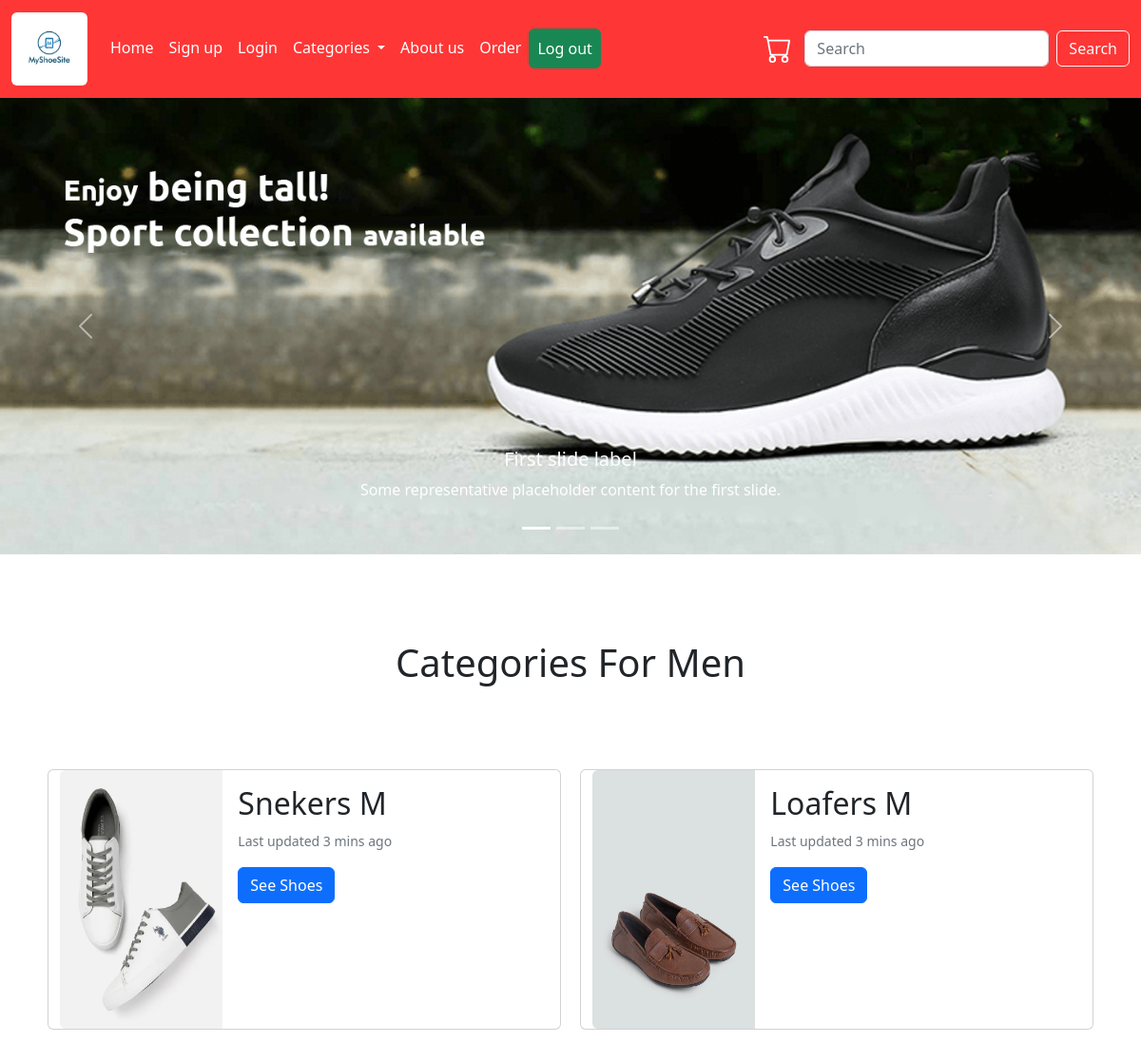
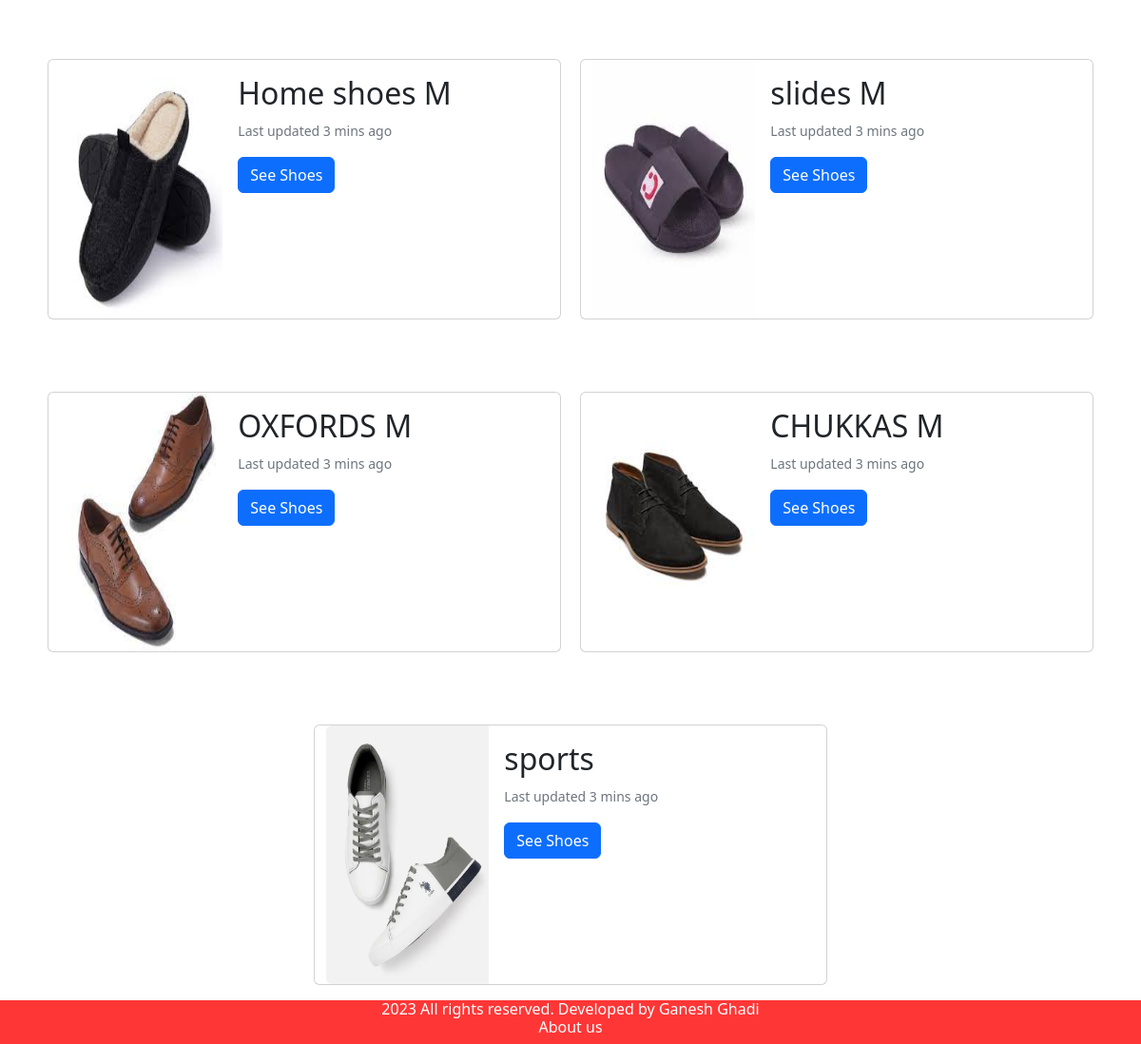
Screenshot of /men.php (signed in) with the database file from the repository (2 pictures, top to bottom).
### tables this page shows
CREATE TABLE `tbl_category` (
  `id` int(10) UNSIGNED NOT NULL,
  `title` varchar(100) NOT NULL,
  `image_name` varchar(255) NOT NULL,
  `featured` varchar(10) NOT NULL,
  `active` varchar(10) NOT NULL,
  `category_name` varchar(50) NOT NULL
);

### men.php (the view, shortened to what this page needs)
<?php include('partials-front/menu.php');  ?>
    <div class="container">
        <div class="row justify-content-evenly">
            <div class="col-md-12"  style="margin-top:90px;   margin-bottom:20px;">
                <h1 class="text-center">Categories For Men</h1>
            </div>
        </div>
        <div class="row justify-content-evenly">
         <?php
            $sql = "SELECT * FROM tbl_category WHERE category_name = 'Men' AND featured = 'Yes' AND active = 'Yes'";
            $res = mysqli_query($conn, $sql);
            $count = mysqli_num_rows($res);
            if($count>0)
            {
               while($row = mysqli_fetch_assoc($res))
               {
                $id = $row['id'];
                $title = $row['title'];
                $image_name = $row['image_name'];
                ?>
                      <div class="card mb-3" style="max-width: 540px; margin-top: 60px;">
                     <div class="row g-0">
                     <div class="col-lg-4 align-self-center">
                      <?php
                        if($image_name=="")
                        {
                          echo "<div class='text-danger'>image not available</div>";
                        }
                        else
                        {
                            ?>
                              <img src="<?php echo SITEURL; ?>images/category/<?php echo $image_name; ?>" class="img-fluid rounded-start" style="height: 17rem; width:23rem;">
                            <?php
                        }
                         ?>
                     </div>
                      <div class="col-lg-8 self-align-center">
                       <div class="card-body">
                      <h2 class="card-title"><?php echo $title; ?></h2>
                      <p class="card-text"><small class="text-muted">Last updated 3 mins ago</small></p>
                      <a href="<?php echo SITEURL; ?>shoes.php?category_id=<?php echo $id; ?>" class="btn btn-primary">See Shoes</a>
                       </div>
                      </div>
                      </div>
                      </div>
                <?php
               }
            }
            else
            {
               echo "<div class='text-danger'>Categories not available</div>";
            }
          ?>
          </div>
</div>
<?php include('partials-front/footer.php');  ?>

### partials-front/menu.php (shortened to what this page needs)
<!doctype html>
<html lang="en">
  <head>
      <link rel="stylesheet" href="demo.css">
    <link href="https://cdn.jsdelivr.net/npm/bootstrap@5.2.3/dist/css/bootstrap.min.css" rel="stylesheet">
  </head>
  <body>
          <nav class="navbar navbar-expand-lg navbar-dark " style="background-color: #ff3636;">
      <div class="container-fluid">
        <a class="navbar-brand" href="#">
          <img class="rounded" src="images/logo2.jpeg" width="80px;" alt="logo of a shoe">
        </a>
        <div class="collapse navbar-collapse" id="navbarSupportedContent">
          <ul class="navbar-nav me-auto mb-2 mb-lg-0">
            <li class="nav-item">
              <a class="nav-link active" aria-current="page" href="<?php echo SITEURL; ?>">Home</a>
            </li>
             <li class="nav-item">
              <a class="nav-link" href="<?php echo SITEURL; ?>signup.php">Sign up</a>
            </li>
            <li class="nav-item">
              <a class="nav-link" href="<?php echo SITEURL; ?>login.php">Login</a>
            </li>
            <li class="nav-item dropdown">
              <a class="nav-link dropdown-toggle" href="#" role="button" data-bs-toggle="dropdown" aria-expanded="false">
                Categories
              </a>
            </li>
            <li class="nav-item">
            <a class="nav-link" href="<?php echo SITEURL; ?>Contact-us.php">About us</a>
            </li>
            <li class="nav-item">
            <a class="nav-link" href="<?php echo SITEURL; ?>order-front.php">Order</a>
            </li>
           <li class="nav-item">
              <a class="nav-link btn btn-success" href="<?php echo SITEURL; ?>logout.php">Log out</a>
            </li>
          </ul>
            <a class="" href="<?php echo SITEURL; ?>cart.php"> <li class="nav-item btn">
              </li> </a>
          <form action="<?php echo SITEURL; ?>shoes-search.php" method="POST"   class="d-flex" role="search">
            <input class="form-control me-2" type="search" name="search" placeholder="Search" aria-label="Search" required>
            <input class="btn btn-outline-light" type="submit" value="Search" name="submit">
          </form>
        </div>
      </div>
    </nav>
     <div id="carouselExampleCaptions" class="carousel slide" data-bs-ride="false">
      <div class="carousel-indicators">
        <button type="button" data-bs-target="#carouselExampleCaptions" data-bs-slide-to="0" class="active" aria-current="true" aria-label="Slide 1"></button>
        <button type="button" data-bs-target="#carouselExampleCaptions" data-bs-slide-to="1" aria-label="Slide 2"></button>
        <button type="button" data-bs-target="#carouselExampleCaptions" data-bs-slide-to="2" aria-label="Slide 3"></button>
      </div>
      <div class="carousel-inner">
        <div class="carousel-item active">
          <img src="images/slider_img5.png" class="d-block w-100" style="width: auto; height: 30rem;"  alt="..." >
          <div class="carousel-caption d-none d-md-block">
            <h5>First slide label</h5>
            <p>Some representative placeholder content for the first slide.</p>
          </div>
        </div>
      </div>
      <button class="carousel-control-prev" type="button" data-bs-target="#carouselExampleCaptions" data-bs-slide="prev">
        <span class="carousel-control-prev-icon" aria-hidden="true"></span>
      </button>
      <button class="carousel-control-next" type="button" data-bs-target="#carouselExampleCaptions" data-bs-slide="next">
        <span class="carousel-control-next-icon" aria-hidden="true"></span>
      </button>
    </div>

### partials-front/footer.php (shortened to what this page needs)
 <div class="container-fluid">
           <div class="row">
            <div class="col-12 text-white  " style="background-color: #ff3636; text-align: center">
                 <h6 class="f">2023 All rights reserved. Developed by Ganesh Ghadi
            <a class="nav-link" href="<?php echo SITEURL; ?>Contact-us.php">About us</a>
            </li></h6>
            </div>
           </div>
    </div>
  </body>
</html>

### demo.css (style rules this page uses)
.nav-link { display: block; padding: var(--bs-nav-link-padding-y) var(--bs-nav-link-padding-x); font-size: var(--bs-nav-link-font-size); font-weight: 500 !important; color: rgb(255 255 255) !important; text-decoration: none; transition: color .15s ease-in-out,background-color .15s ease-in-out,border-color .15s ease-in-out; }
body { background-color: red; }

### rows the page displays
tbl_category: image_name (picture), title "Snekers M"
tbl_category: image_name (picture), title "Loafers M"
tbl_category: image_name (picture), title "Home shoes M"
tbl_category: image_name (picture), title "slides M"
tbl_category: image_name (picture), title "OXFORDS M"
tbl_category: image_name (picture), title "CHUKKAS M"
tbl_category: image_name (picture), title "sports"
